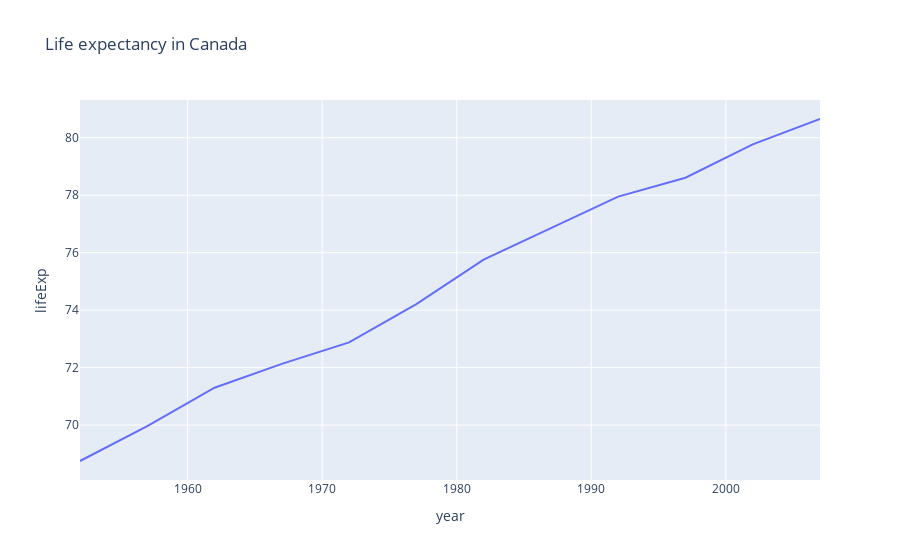

The code cell stored with this chart in its notebook:
### Code cell
import plotly.express as px

df = px.data.gapminder().query("country=='Canada'")
fig = px.line(df, x="year", y="lifeExp", title='Life expectancy in Canada')
fig.show()

### Figure 1 — Plotly figure (JSON) as saved in the notebook; plotly's stock layout.template omitted (floating-point values rounded to 4 significant figures)
{"data": [{"hovertemplate": "year=%{x}<br>lifeExp=%{y}<extra></extra>", "legendgroup": "", "line": {"color": "#636efa", "dash": "solid"}, "marker": {"symbol": "circle"}, "mode": "lines", "name": "", "orientation": "v", "showlegend": false, "type": "scatter", "x": [1952, 1957, 1962, 1967, 1972, 1977, 1982, 1987, 1992, 1997, 2002, 2007], "xaxis": "x", "y": [68.75, 69.96, 71.3, 72.13, 72.88, 74.21, 75.76, 76.86, 77.95, 78.61, 79.77, 80.65], "yaxis": "y"}], "layout": {"legend": {"tracegroupgap": 0}, "title": {"text": "Life expectancy in Canada"}, "xaxis": {"anchor": "y", "domain": [0, 1], "title": {"text": "year"}}, "yaxis": {"anchor": "x", "domain": [0, 1], "title": {"text": "lifeExp"}}}}
